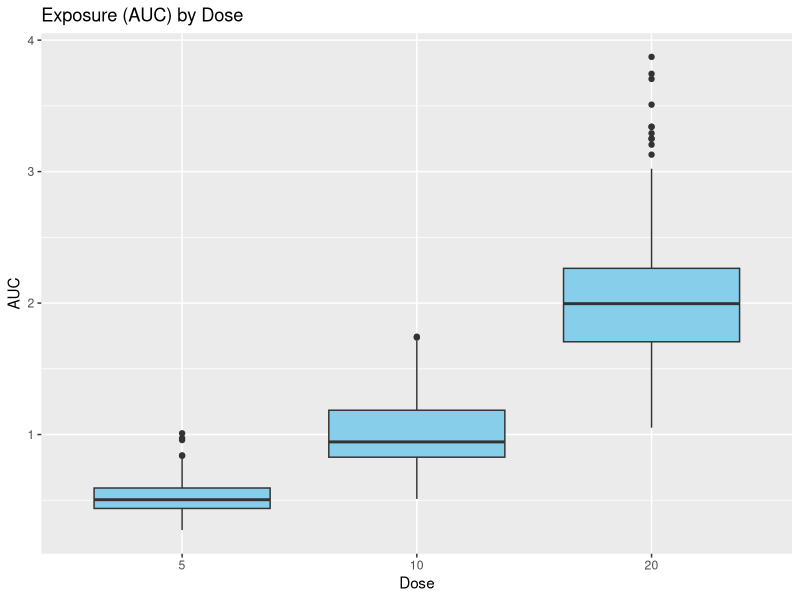
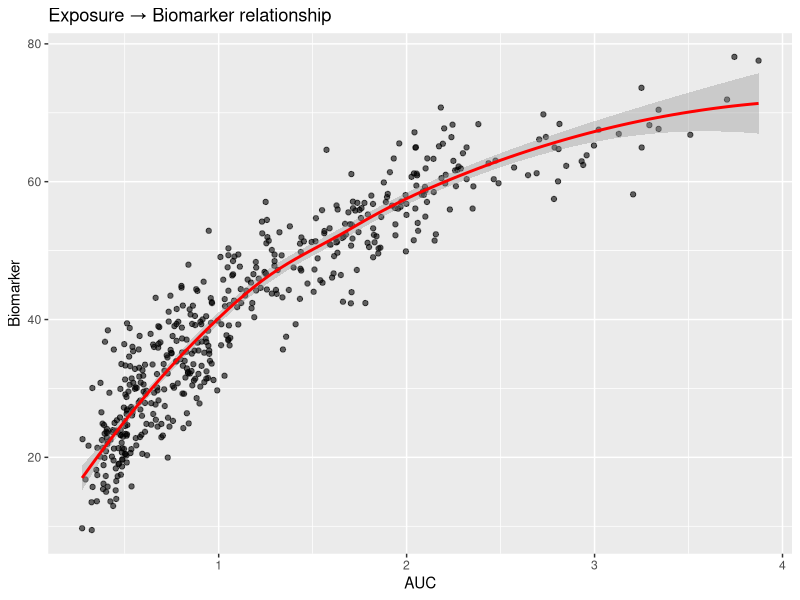
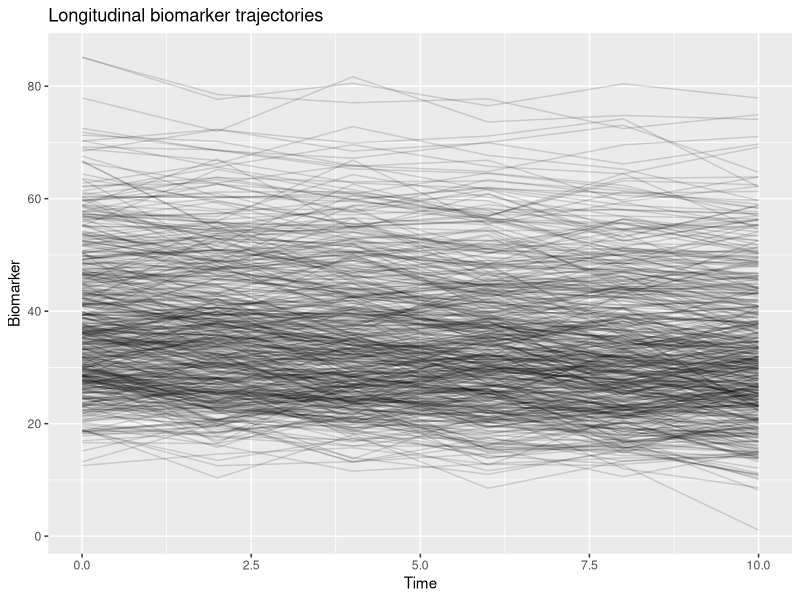

R code for these plots, in order:

library(lme4)
set.seed(123)

n <- 500

# doses possibles
dose_levels <- c(5, 10, 20)

dose <- sample(dose_levels, n, replace = TRUE)

# variabilité inter-individuelle de la clairance
CL <- rlnorm(n, log(10), 0.25)

# exposition
AUC <- dose / CL

pk_data <- data.frame(
  id = 1:n,
  dose = dose,
  CL = CL,
  AUC = AUC
)

head(pk_data)
summary(pk_data)

library(ggplot2)

ggplot(pk_data, aes(x = factor(dose), y = AUC)) +
  geom_boxplot(fill = "skyblue") +
  labs(
    title = "Exposure (AUC) by Dose",
    x = "Dose",
    y = "AUC"
  )

# paramètres PD
Emax <- 100
EC50 <- 1.5

# effet pharmacodynamique
Effect <- (Emax * pk_data$AUC) / (EC50 + pk_data$AUC)

# ajout bruit biologique
biomarker <- Effect + rnorm(n, 0, 5)

pk_data$biomarker <- biomarker

ggplot(pk_data, aes(x = AUC, y = biomarker)) +
  geom_point(alpha = 0.6) +
  geom_smooth(method = "loess", color = "red") +
  labs(
    title = "Exposure → Biomarker relationship",
    x = "AUC",
    y = "Biomarker"
  )

# nombre de visites
n_visits <- 6

time_points <- seq(0, 10, length.out = n_visits)

long_data <- do.call(rbind,
                     lapply(1:n, function(i){
                       
                       data.frame(
                         id = i,
                         dose = pk_data$dose[i],
                         AUC = pk_data$AUC[i],
                         time = time_points
                       )
                       
                     })
)

#Effet aléatoire patient
random_intercept <- rnorm(n, 0, 5)
random_slope <- rnorm(n, 0, 0.3)

long_data$rand_int <- random_intercept[long_data$id]
long_data$rand_slope <- random_slope[long_data$id]

#génération du biomarqueur longitudinal
beta0 <- 20
beta_time <- -0.5
beta_exposure <- 15

long_data$biomarker_long <-
  beta0 +
  beta_time * long_data$time +
  beta_exposure * long_data$AUC +
  long_data$rand_int +
  long_data$rand_slope * long_data$time +
  rnorm(nrow(long_data), 0, 3)

# Visualisation des trajectoires
ggplot(long_data, aes(time, biomarker_long, group = id)) +
  geom_line(alpha = 0.15) +
  labs(
    title = "Longitudinal biomarker trajectories",
    x = "Time",
    y = "Biomarker"
  )
nrow(long_data)

#Modelisation (modèle linéaire mixte)
lmm_model <- lmer(
  biomarker_long ~ time + AUC + (1 + time | id),
  data = long_data
)

summary(lmm_model)
